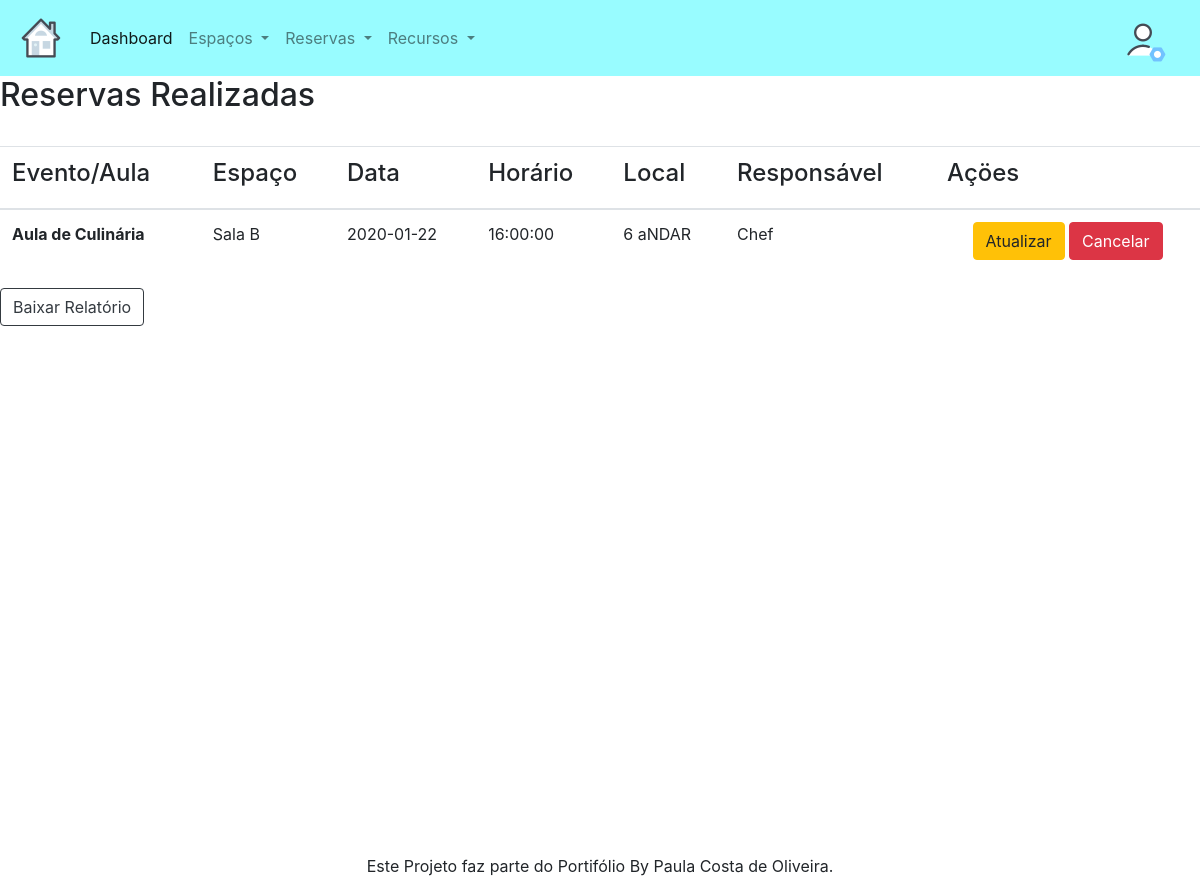
Page /reservas_realizadas.php on the committed database.
### tables this page shows
CREATE TABLE `reservas` (
  `reservaID` int(11) NOT NULL,
  `EventoAula` varchar(25) NOT NULL,
  `espaco` int(11) NOT NULL,
  `dia` date NOT NULL,
  `horario` time NOT NULL,
  `endereco` int(11) NOT NULL,
  `responsavel` char(50) DEFAULT NULL
);

CREATE TABLE `espaco` (
  `espacoID` int(11) NOT NULL,
  `espaco` varchar(25) NOT NULL,
  `endereco` varchar(25) NOT NULL,
  `capacidade` int(4) NOT NULL,
  `status` tinyint(1) NOT NULL,
  `tipo` char(20) NOT NULL,
  `descricao` varchar(100) DEFAULT NULL
);

### reservas_realizadas.php (the view, shortened to what this page needs)
<?php
  include "conexao.php";
?>
<?php
  $query = $conecta->query ("SELECT r.EventoAula, e.espaco, r.dia, r.horario, e.endereco, r.responsavel FROM reservas r inner join espaco e on r.espaco = e.espacoID and r.endereco = e.espacoID ");
?>
<!DOCTYPE html>
<html>
<head>
	<link rel="stylesheet" href="https://stackpath.bootstrapcdn.com/bootstrap/4.1.3/css/bootstrap.min.css">
	<link rel="stylesheet" href="https://raw.githubusercontent.com/daneden/animate.css/master/animate.css">
	<link rel="stylesheet" href="css/bootnavbar.css">
<nav class="navbar navbar-expand-lg navbar-light" style="background-color: #98FCFF;">
  <a class="navbar-brand" href="#">
    <img src="icons-espaco.png" width="50" height="50" class="d-inline-block align-top" alt="">
  </a>
  <div class="collapse navbar-collapse" id="navbarNav">
    <ul class="navbar-nav">
      <li class="nav-item active">
        <a class="nav-link" href="dashboard.php">Dashboard</a>
      </li>
      <li class="nav-item dropdown">
        <a class="nav-link dropdown-toggle" href="#" id="navbarDropdownMenuLink" data-toggle="dropdown" aria-haspopup="true" aria-expanded="false">
          Espaços
        </a>
      </li>
      <li class="nav-item dropdown">
        <a class="nav-link dropdown-toggle" href="#" id="navbarDropdownMenuLink" data-toggle="dropdown" aria-haspopup="true" aria-expanded="false">
          Reservas
        </a>
      </li>
      <li class="nav-item dropdown">
        <a class="nav-link dropdown-toggle" href="#" id="navbarDropdownMenuLink" data-toggle="dropdown" aria-haspopup="true" aria-expanded="false">
          Recursos
        </a>
      </li>
    </ul>
  </div>
  <a class="navbar-brand" href="#">
    <img src="icons-user-settings.png" width="50" height="50" class="d-inline-block align-top" alt="">
  </a>
</nav>
</head>
<body>
    <?php
      echo "<h2> Reservas Realizadas </h2>";
      echo '<br><table class="table table-hover">';
      echo "<thead>";
      echo "<tr>";
      echo "<th align=center><h4> Evento/Aula </h4></th>";
      echo "<th align=center><h4> Espaço </h4></th>";
      echo "<th align=center><h4> Data </h4></th>";
      echo "<th align=center><h4> Horário </h4></th>";
      echo "<th align=center><h4> Local </h4></th>";
      echo "<th align=center><h4> Responsável </h4></th>";
      echo "<th align=center><h4> Açöes </h4></th>";
      echo "</tr>";
      echo "</thead>";
      echo "<tbody>";
    while ($resultado = mysqli_fetch_assoc($query)){
      echo "<tr>";
      echo "<th>" . utf8_encode($resultado ["EventoAula"]) . "</th>";
      echo "<td>" . $resultado ["espaco"] . "</td>";
      echo "<td>" . $resultado ["dia"] . "</td>";
      echo "<td>" . $resultado ["horario"] . "</td>";
      echo "<td>" . $resultado ["endereco"] . "</td>";
      echo "<td>" . $resultado ["responsavel"] . "</td>";
    ?>
      <td><center><a class="btn btn-warning" href="AtualizarEspaco.php?id=<?php echo $resultado["reservaID"]?>">Atualizar</a> <a class="btn btn-danger" href="RemoverEspaco.php?id=<?php echo $resultado["reservaID"]?>">Cancelar</a></center></td>
    <?php
    echo "</tr>";
    }
    echo "</tbody>";
    echo "</table>";
?>
<a class="btn btn-outline-dark" href="RelatórioReservasRealizadas.php" name="br">Baixar Relatório</a>
<?php include_once("_incluir/rodape.php"); ?>
</body>
</html>

### rows in the picture
reservas: EventoAula "Aula de Culinária", espaco.espaco "Sala B", dia "2020-01-22", horario "16:00:00", espaco.endereco "6 aNDAR", responsavel "Chef"
